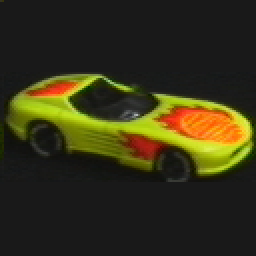
#> input picture SEM 4/Courses/LA/Project/Images/car1.png, 128 x 128 px (shown 2 times larger); its folder holds only this picture in this run
$ python try.py
#> lines starting #> are read from the running program, lines starting #| are printed output that depends on the picture
import cv2
import os
import numpy as np


def load_images_from_folder(folder):
#> called with folder = 'Images'
    images = []
    for filename in os.listdir(folder):

    	# Reading as grayscale
        img = cv2.imread(os.path.join(folder,filename), 0)
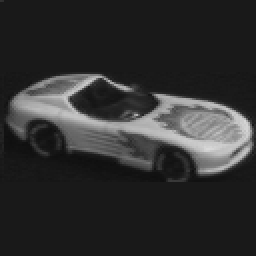
#> img: shape (128, 128) (shown 2 times larger); min 15, max 217, mean 46.9

        # cv2.imshow("Image", img)
        # cv2.waitKey(0)

        if img is not None:
            images.append(img)

    return images


def get_matrix_for_all_images(folder):

	img_list = load_images_from_folder(folder)
#> img_list = 1 item

	my_matrix = []

	for img in img_list:

		my_matrix.append(img.reshape(-1))
#> this loop made 1 pass
#> after the loop, my_matrix = 1 item

	# Making np array of the list
	my_matrix = np.array(my_matrix)

	# Find the transpose to get image vector in column
	my_matrix = my_matrix.transpose()
#> my_matrix = 16384 values, max 217 at index 9575, min 15 at index 8707, mean 46.87


	return my_matrix


def display(img):


	image = np.reshape(img, (-1, 128))
	print(image)
	cv2.imshow("Display Window", image)
	cv2.waitKey(0)
	cv2.imwrite("car.png", image)


if __name__ == '__main__':

	IMG_PATH = os.path.join("Images")

	my_matrix = get_matrix_for_all_images(IMG_PATH)

	print(my_matrix, "Shape  : ", my_matrix.shape)
#> (printed output is left out)

	avg_img = np.average(my_matrix.transpose(), axis=0)
#> avg_img has the same summary as my_matrix in get_matrix_for_all_images

	print(avg_img, "shape : ", avg_img.shape)
#> (printed output is left out)

	display(my_matrix.transpose())
#> (printed output is left out)


	cv2.waitKey(0)
